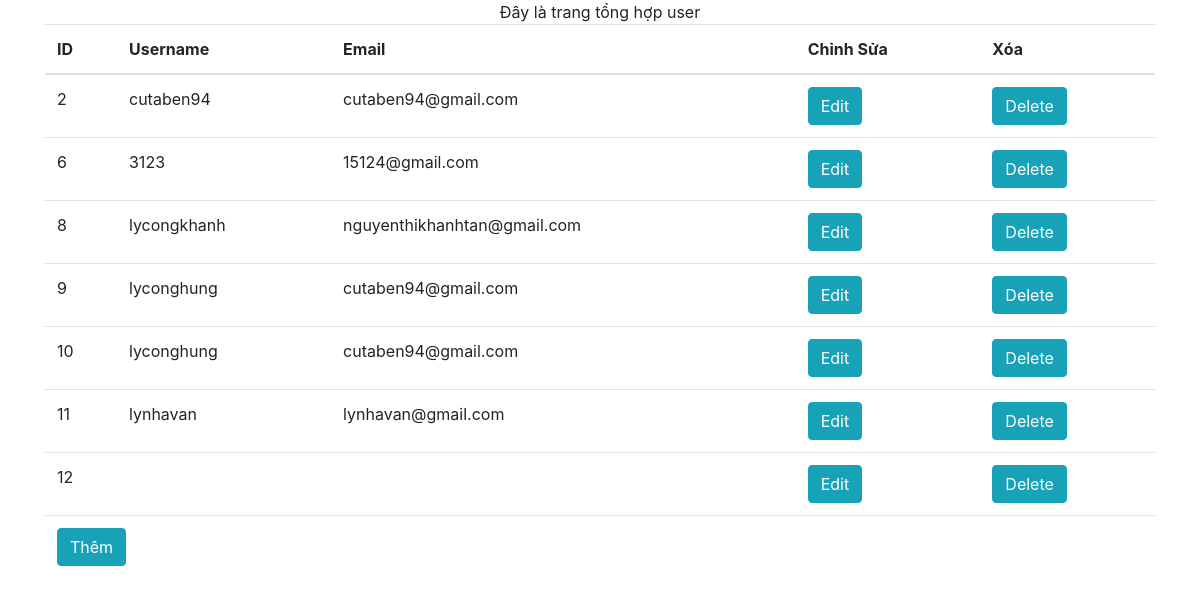
Screenshot of /welcome.php with the database file from the repository.
### tables this page shows
CREATE TABLE `user_info` (
  `id` int(11) NOT NULL,
  `username` varchar(255) NOT NULL,
  `email` varchar(255) NOT NULL,
  `password` varchar(255) NOT NULL
);

### welcome.php (the view, shortened to what this page needs)
<!doctype html>
<html lang="en">
<head>
    <link rel="stylesheet" href="https://stackpath.bootstrapcdn.com/bootstrap/4.3.1/css/bootstrap.min.css">
</head>
<body class="container">
    <center>Đây là trang tổng hợp user</center>
    <?php
    require_once("sql_connect.php");
    $sql = "SELECT * FROM user_info";
    $result = $connect->query($sql);
    while ($row = $result->fetch_assoc()) {
        $data[] = $row;
    }
    ?>
    <table class="table">
        <thead>
            <tr>
                <th>ID</th>
                <th>Username</th>
                <th>Email</th>
                <th>Chỉnh Sửa</th>
                <th>Xóa</th>
            </tr>
        </thead>
        <tbody>
            <?php
            if (!empty($data)) {
                foreach ($data as $value) { ?>
                <tr role="row">
                    <td><?=$value['id']?></td>
                    <td><?=$value['username'] ?></td>
                    <td><?=$value['email']?></td>
                    <td><a class="btn btn-info" href="edit.php?id=<?=$value['id']?>">Edit</a></td>
                    <td><a id="del_parent" class="btn btn-info" href="process_del.php?id=<?=$value['id']?>" data-toggle="modal" data-target="#btn_del"> Delete</a></td>
                </tr>
                <?php
                }
            }
            ?>
        </tbody>
        <tfoot>
            <tr>
                <td colspan="8">
                    <button type="button" class="btn btn-info" data-toggle="modal" data-target="#myModal">Thêm</button>
                </td>
            </tr>
        </tfoot>
    </table>
</body>
</html>

### rows the page displays
user_info: id "2", username "cutaben94", email "cutaben94@gmail.com"
user_info: id "6", username "3123", email "15124@gmail.com"
user_info: id "8", username "lycongkhanh", email "nguyenthikhanhtan@gmail.com"
user_info: id "9", username "lyconghung", email "cutaben94@gmail.com"
user_info: id "10", username "lyconghung", email "cutaben94@gmail.com"
user_info: id "11", username "lynhavan", email "lynhavan@gmail.com"
user_info: id "12"
